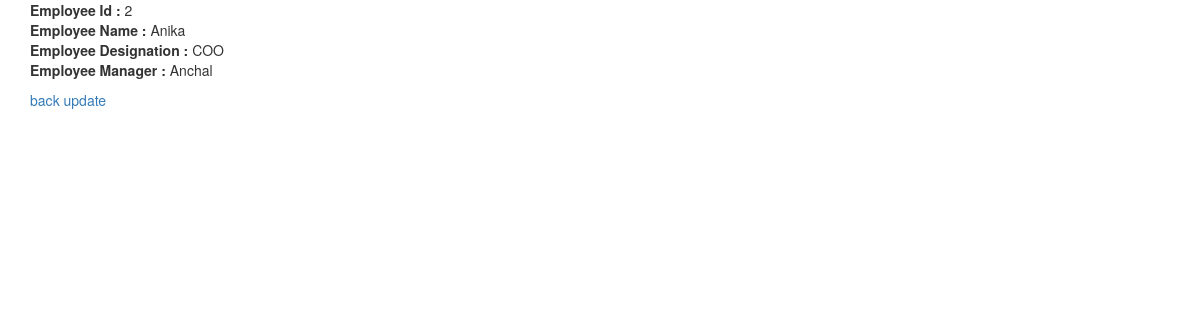
Screenshot of /view/2/ (signed in) with the database file from the repository.
### hrlogin/models.py (models this page shows, shortened)
class Employee(models.Model):
	name = models.CharField(max_length=120)
	designation = models.CharField(max_length=120)
	manager = models.CharField(max_length=120,blank=True)
	parent = models.ForeignKey('self',blank=True,null=True,on_delete=models.CASCADE,related_name='children')
	class Meta:
		ordering = ["id"]

### hrlogin/views.py (the view)
# urls.py: url(r'^view/(?P<id>[\d]+)/$',view,name="view"),
def view(request,id):
	if not request.user.is_staff or not request.user.is_superuser:
		raise Http404
	instance = get_object_or_404(Employee,id=id)
	context = {
		"instance":instance,
	}
	return render(request,"detail.html",context)

### templates/detail.html (shortened to what this page needs)
{% extends 'base.html' %}
{% block content %}
	<div>
		<p>
			<b>Employee Id : </b>{{ instance.id }}<br/>
			<b>Employee Name : </b>{{ instance.name }}<br/>
			<b>Employee Designation : </b>{{ instance.designation }}<br/>
			<b>Employee Manager : </b>{{ instance.manager }}<br/>
		</p>
		<span><a href="{% url 'table' %}">back    </a></span>{% if instance.id != 1 %}<span><a href="{% url 'update' id=instance.id %}"> update </a></span>{% endif %}
	</div>
{% endblock %}

### rows the page displays
Employee: id "2", name "Anika", designation "COO", manager "Anchal"
